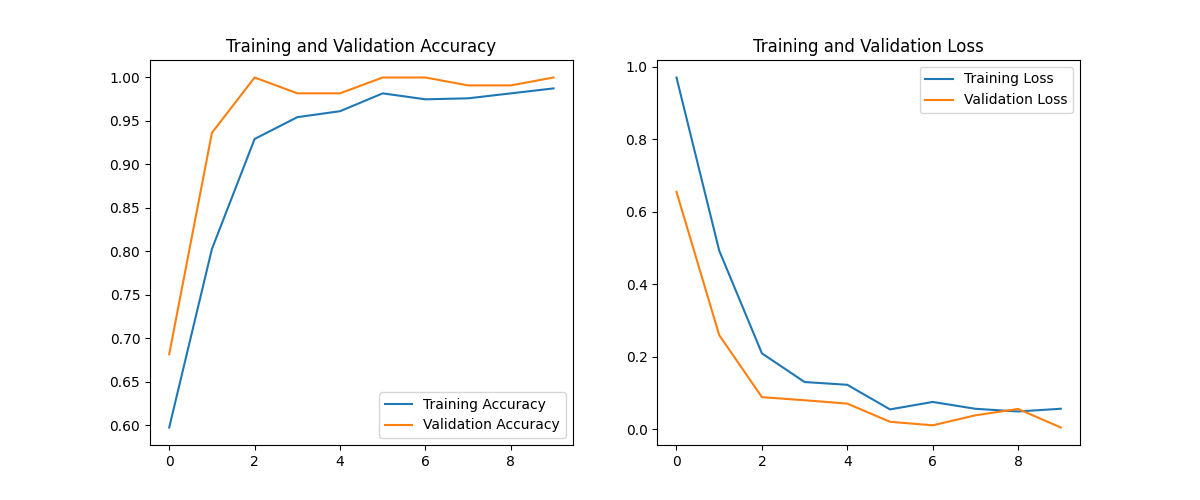
#> input picture training_history.png, 1200 x 500 px
$ python -i image_enhancement.py   (imports and definitions only)   (older library calls are emulated)
#> lines starting #> are read from the running program, lines starting #| are printed output that depends on the picture
import numpy as np
from PIL import Image
import matplotlib.pyplot as plt
import io
import cv2

# [129 lines left out: functions get_available_enhancements, apply_enhancement, apply_contrast_enhancement, apply_histogram_equalization, apply_adaptive_histogram_equalization, apply_gaussian_smoothing, not called in this run]

def apply_edge_enhancement(image, strength=1.0):
    """Enhance edges in the image.

    Args:
        image (numpy.ndarray): Input image (0-255 range)
        strength (float): Enhancement strength

    Returns:
        numpy.ndarray: Enhanced image
    """
#> called with strength = 1
    # Detect edges
    if len(image.shape) == 3:
        gray = cv2.cvtColor(image, cv2.COLOR_RGB2GRAY)
    else:
        gray = image

    # Apply Sobel edge detection
    sobelx = cv2.Sobel(gray, cv2.CV_64F, 1, 0, ksize=3)
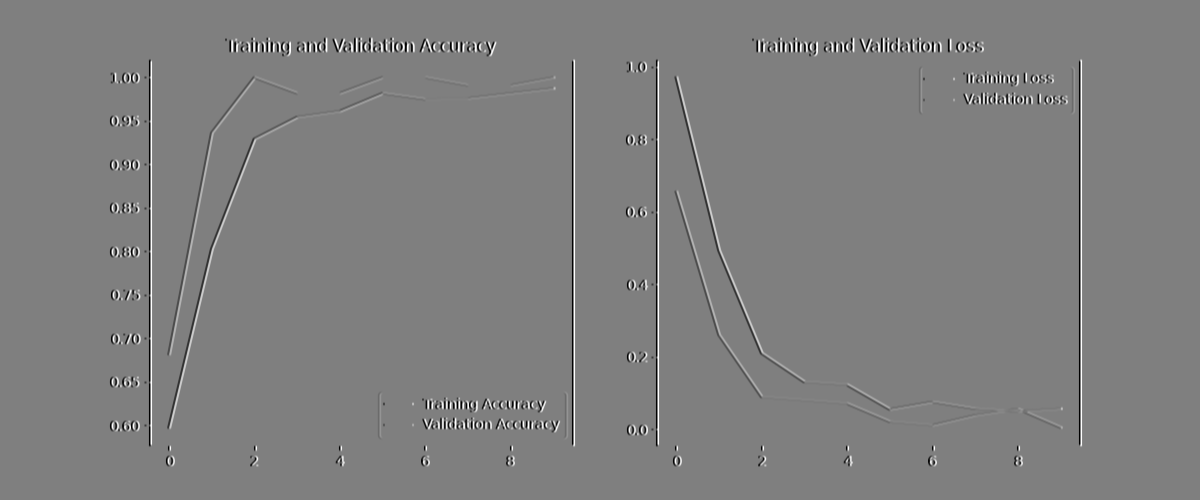
#> sobelx: shape (500, 1200) float64; min -1020, max 1020, mean 0; drawn with min black and max white
    sobely = cv2.Sobel(gray, cv2.CV_64F, 0, 1, ksize=3)
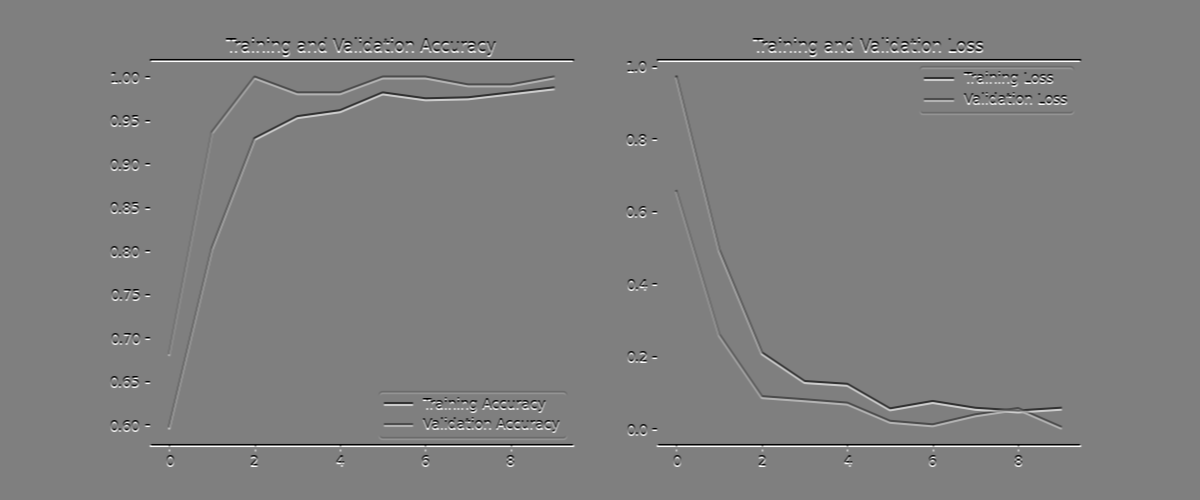
#> sobely: shape (500, 1200) float64; min -1020, max 1020, mean 0; drawn with min black and max white

    # Compute magnitude
    magnitude = np.sqrt(sobelx**2 + sobely**2)
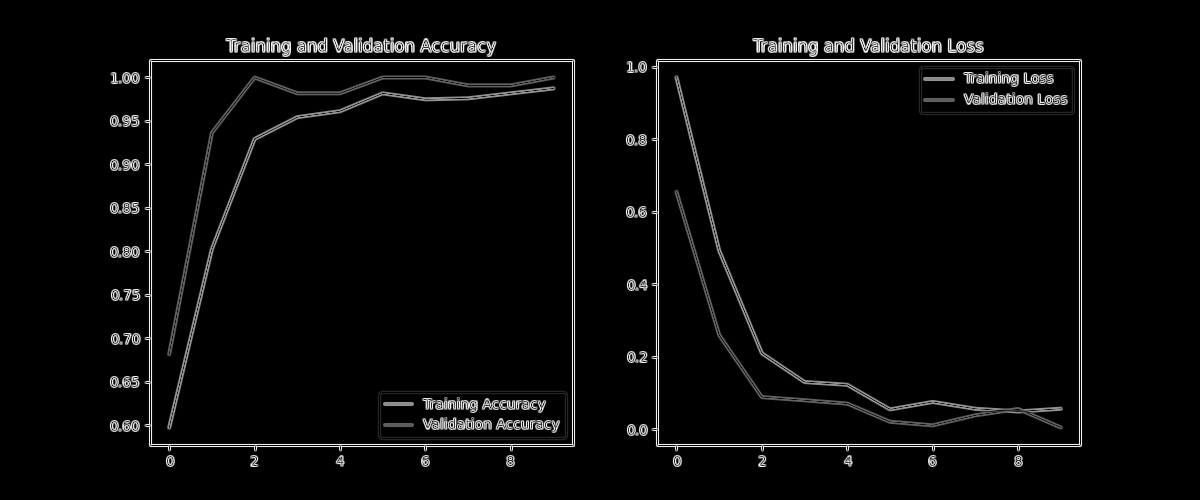
#> magnitude: shape (500, 1200) float64; min 0, max 1083.6, mean 35; drawn with min black and max white

    # Normalize to 0-255
    magnitude = cv2.normalize(magnitude, None, 0, 255, cv2.NORM_MINMAX).astype(np.uint8)

    # Adjust edge strength
    edge_weight = 0.5 * strength

    # Combine original image with edges
    if len(image.shape) == 3:
        # For RGB images, add edges to each channel
        enhanced = image.copy()
        for i in range(3):
            enhanced[:, :, i] = cv2.addWeighted(image[:, :, i], 1.0, magnitude, edge_weight, 0)
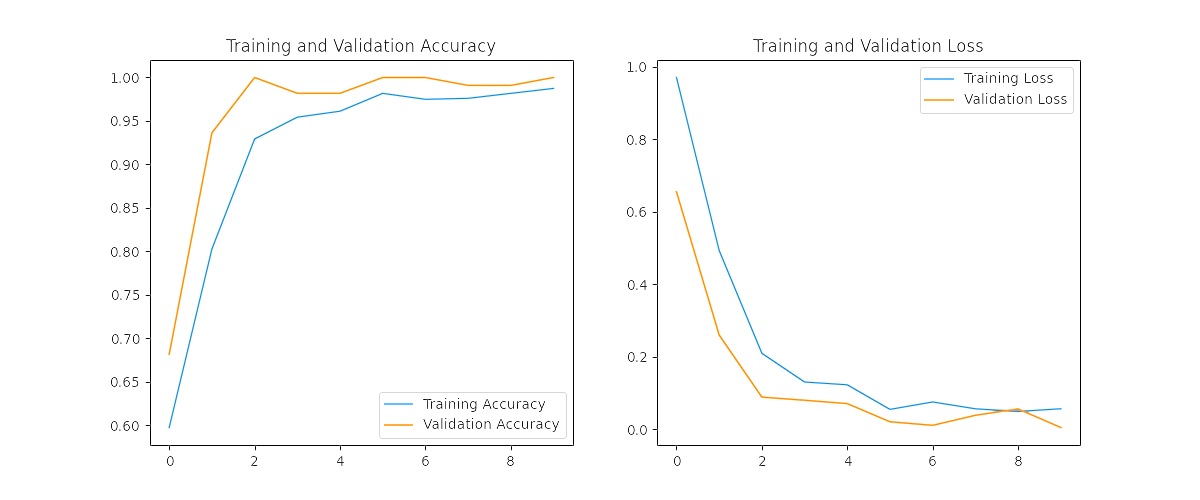
#> enhanced: shape (500, 1200, 3); mean R, G, B 251.8, 251.8, 251.5
    else:
        # For grayscale images
        enhanced = cv2.addWeighted(image, 1.0, magnitude, edge_weight, 0)

    return enhanced

# [29 lines left out: function apply_sharpening, not called in this run]

>>> import cv2
>>> picture = cv2.cvtColor(cv2.imread('training_history.png'), cv2.COLOR_BGR2RGB)
>>> result = apply_edge_enhancement(picture)
